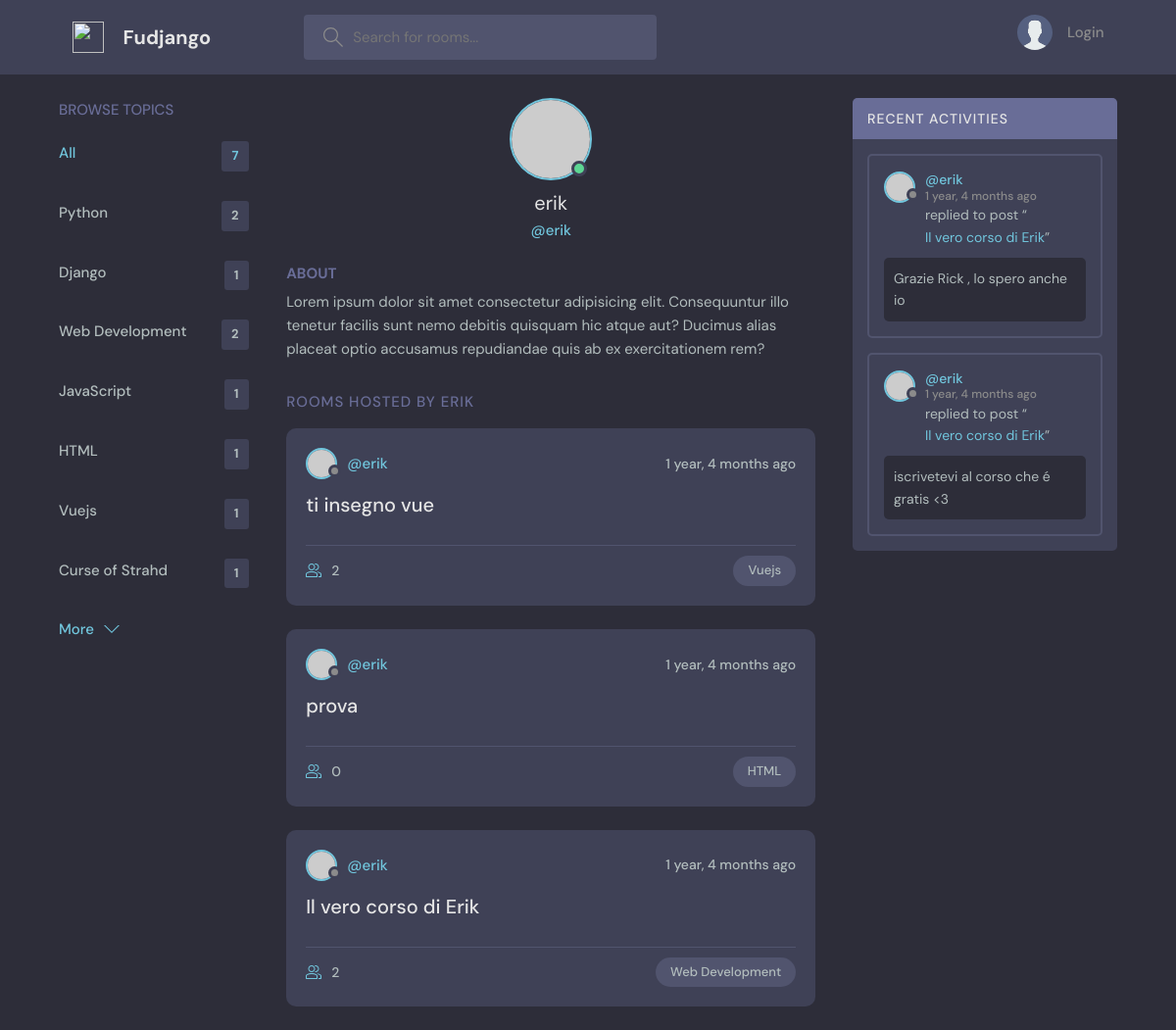
Screenshot of /profile/3/ with the database file from the repository.
### base/models.py (models this page shows, shortened)
class Topic(models.Model):
    name = models.CharField(max_length = 200)

class Room(models.Model):
    host = models.ForeignKey(User, on_delete = models.SET_NULL, null = True)
    topic = models.ForeignKey(Topic, on_delete = models.SET_NULL, null = True)
    name  = models.CharField(max_length=200)
    description = models.TextField(null = True, blank = True)
    participants = models.ManyToManyField(User, related_name= 'participants', blank = True)
    updated = models.DateTimeField(auto_now = True)
    created = models.DateTimeField(auto_now_add = True)
    class Meta:
        ordering = ['-updated', '-created']

class Message(models.Model):
    user = models.ForeignKey(User, on_delete = models.CASCADE)
    room = models.ForeignKey(Room, on_delete = models.CASCADE)
    body = models.TextField()
    updated = models.DateTimeField(auto_now = True)
    created = models.DateTimeField(auto_now_add = True)

### base/views.py (the view)
# urls.py: path('profile/<str:pk>/', views.userProfile, name='user-profile'),
def userProfile(request, pk):
    user = User.objects.get(id=pk)
    rooms = user.room_set.all()
    room_messages = user.message_set.all()
    topics = Topic.objects.all()
    context = {'user': user, 'rooms': rooms, 'room_messages': room_messages, 'topics': topics}
    return render(request, 'base/profile.html', context)

### base/templates/base/profile.html (shortened to what this page needs)
{% extends 'main.html' %}
{% block content %}
<main class="profile-page layout layout--3">
  <div class="container">
    {% include 'base/topics_component.html' %}
    <div class="roomList">
      <div class="profile">
        <div class="profile__avatar">
          <div class="avatar avatar--large active">
            {% if user.username == 'rick' %}
            <img src="https://i.pinimg.com/originals/ab/b6/42/abb642c1d9a20c55cfee1a0d14ebb5a2.gif"/>
            {% else %}
            <img src="https://randomuser.me/api/portraits/men/11.jpg" />
            {% endif %}
          </div>
        </div>
        <div class="profile__info">
          <h3>{{user.username}}</h3>
          <p>@{{user.username}}</p>
        </div>
        <div class="profile__about">
          <h3>About</h3>
          <p>
            Lorem ipsum dolor sit amet consectetur adipisicing elit. Consequuntur illo tenetur
            facilis sunt nemo debitis quisquam hic atque aut? Ducimus alias placeat optio
            accusamus repudiandae quis ab ex exercitationem rem?
          </p>
        </div>
      </div>
      <div class="roomList__header">
        <div>
          <h2>Rooms Hosted by {{user.username}}</a>
          </h2>
        </div>
      </div>
      {% include 'base/feed_component.html' %}
    </div>
    {% include 'base/activity_component.html' %}
  </div>
</main>
{% endblock content %}

### base/templates/base/topics_component.html
<div class="topics">
    <div class="topics__header">
        <h2>Browse Topics</h2>
    </div>
    <ul class="topics__list">
        <li>
            <a href="{% url 'home' %}" class="active">All <span>{{topics.count}}</span></a>
        </li>
        {% for topic in topics %}
        <li>
            <a href="{% url 'home' %}?topic={{topic.name}}">{{topic.name}} <span>{{topic.room_set.all.count}}</span></a>
        </li>
        {% endfor %}
    </ul>
    <a class="btn btn--link" href="{% url 'topics' %}">
        More
        <svg version="1.1" xmlns="http://www.w3.org/2000/svg" width="32" height="32" viewBox="0 0 32 32">
            <title>chevron-down</title>
            <path d="M16 21l-13-13h-3l16 16 16-16h-3l-13 13z"></path>
        </svg>
    </a>
</div>

### base/templates/base/feed_component.html (shortened to what this page needs)
{% for room in rooms %}
<div class="roomListRoom">
    <div class="roomListRoom__header">
        <a href="{% url 'user-profile' room.host.id %}" class="roomListRoom__author">
            <div class="avatar avatar--small">
                {% if room.host.username == 'rick' %}
                <img src="https://i.pinimg.com/originals/ab/b6/42/abb642c1d9a20c55cfee1a0d14ebb5a2.gif">
                {% else %}
                <img src="https://randomuser.me/api/portraits/women/11.jpg" />
                {% endif %}
            </div>
            <span>@{{room.host.username}}</span>
        </a>
        <div class="roomListRoom__actions">
            <span>{{room.created|timesince}} ago</span>
        </div>
    </div>
    <div class="roomListRoom__content">
        <a href="{% url 'room' room.id %}">{{room.name}}</a>
    </div>
    <div class="roomListRoom__meta">
        <a href="{% url 'room' room.id %}" class="roomListRoom__joined">
            {{room.participants.all.count}}
        </a>
        <p class="roomListRoom__topic">{{room.topic.name}}</p>
    </div>
</div>
{% endfor %}

### base/templates/base/activity_component.html (shortened to what this page needs)
<div class="activities">
    <div class="activities__header">
        <h2>Recent Activities</h2>
    </div>
    {% for message in room_messages %}
    <div class="activities__box">
        <div class="activities__boxHeader roomListRoom__header">
            <a href="{% url 'user-profile' message.user.id %}" class="roomListRoom__author">
                <div class="avatar avatar--small">
                    {% if message.user.username == 'rick' %}
                    <img src="https://i.pinimg.com/originals/ab/b6/42/abb642c1d9a20c55cfee1a0d14ebb5a2.gif">
                    {% else %}
                    <img src="https://randomuser.me/api/portraits/women/11.jpg" />
                    {% endif %}
                </div>
                <p>
                    @{{message.user}}
                    <span>{{message.created|timesince}} ago</span>
                </p>
            </a>
        </div>
        <div class="activities__boxContent">
            <p>replied to post “<a href="{% url 'room' message.room.id %}">{{message.room.name}}</a>”</p>
            <div class="activities__boxRoomContent">
                {{message.body}}
            </div>
        </div>
    </div>
    {% endfor %}
</div>

### rows the page displays
Topic: name "Python", room_set.all.count "2"
Topic: name "Django", room_set.all.count "1"
Topic: name "Web Development", room_set.all.count "2"
Topic: name "JavaScript", room_set.all.count "1"
Topic: name "HTML", room_set.all.count "1"
Topic: name "Vuejs", room_set.all.count "1"
Topic: name "Curse of Strahd", room_set.all.count "1"
Room: host.username "erik", created "1 year, 4 months", name "ti insegno vue", participants.all.count "2", topic.name "Vuejs"
Room: host.username "erik", created "1 year, 4 months", name "prova", participants.all.count "0", topic.name "HTML"
Room: host.username "erik", created "1 year, 4 months", name "Il vero corso di Erik", participants.all.count "2", topic.name "Web Development"
Message: user "erik", created "1 year, 4 months", room.name "Il vero corso di Erik", body "Grazie Rick , lo spero anche io"
Message: user "erik", created "1 year, 4 months", room.name "Il vero corso di Erik", body "iscrivetevi al corso che é gratis <3"

### other values shown
{{ topics.count }} "7"
{{ user.username }} "erik"
{{ user.username }} "ERIK"
